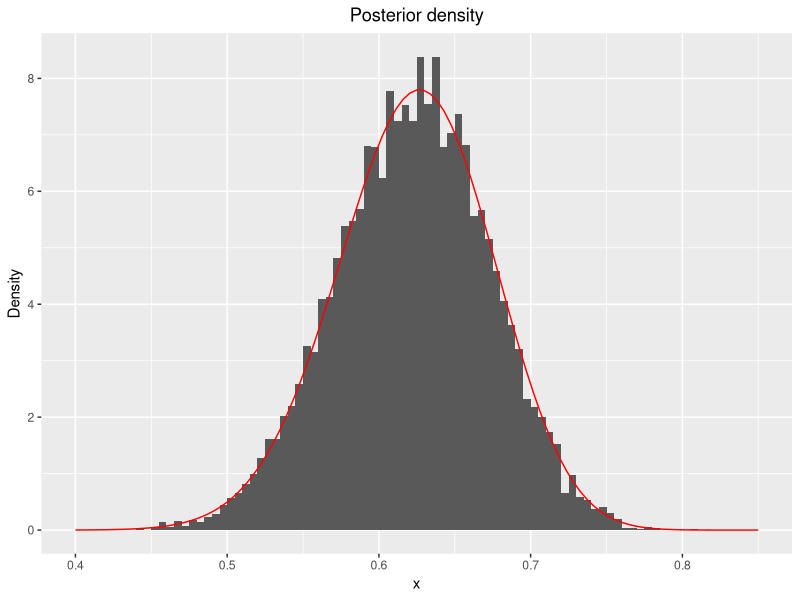

The R script that drew this image:
## ---- chunk 1
# f is the  posterior function to sample from, not normalized
# theta: parameter between 0 and 1, sampled from U(0,1)
# y: observed values
f <- function(theta, y) {
  return((2+theta)^y[1]*(1-theta)^(y[2]+y[3])*theta^y[4])
}

# f_normalized is the posterior function, normalized
f_normalized <- function(theta, y) {
  c = integrate(f,0,1,y)$value
  return(f(theta,y)/c)
}

# alpha finds the acceptance probability alpha
alpha <- function(theta, y) {
  max_f = optimize(f, interval = c(0,1), maximum = TRUE, y=y)
  c = max_f$objective
  return(f(theta, y)/c)
}

# rejection_d samples from the posterior by rejection sampling
# n: number of samples to generate
rejection_d <- function(y, n) {
  out = 1:n
  g = function() {return(runif(1))}
  
  for (i in 1:n) {
    finished = 0
    while(finished==0) {
      u = runif(1)
      theta = g()
      alpha = alpha(theta, y)
      if(u <= alpha) {
        out[i] = theta
        finished = 1
      }
    }
  }
  return(out)
}

y = c(125,18,20,34)
n = 10000

library(ggplot2)
samples_d1 <- rejection_d(y, n)
x <- seq(0,1,0.001)
data_d1 <- data.frame("samples_d1"=samples_d1)
ggplot(data=data_d1, aes(data_d1$samples_d1)) +
geom_histogram(aes(y=..density..), breaks = seq(0, 1, by = 0.005)) +theme(plot.title = element_text(hjust = 0.5))+
xlim(c(0.4,0.85)) + labs(title="Posterior density", x="x", y="Density") +
stat_function(fun = f_normalized, args = list(y), color = "red")
